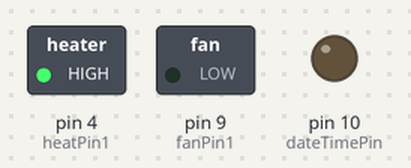
Bench run of a sketch on a simulated Arduino Uno, built with avr-gcc and run on an emulated ATmega328P. Shown: switched loads named in the sketch (green lamp = pin HIGH), output pins drawn as LEDs (lit = HIGH). Pins used as bus, display or sensor lines are not drawn.

Above: at 0.1 s.
At 1.6 s:
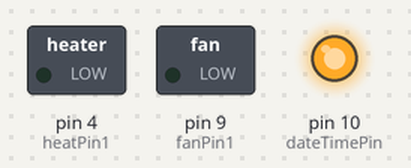
At 2.9 s:
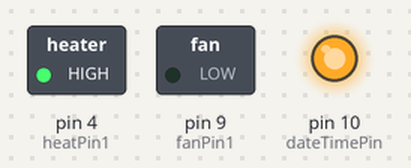
Timing chart, 0 to 4.4 s (numbered marks = the images above):
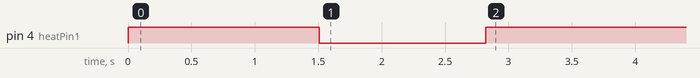

The sketch:

ardruincubator_sketch.ino
```cpp
/*
* Main.cpp
*
* Created: 1/19/2014 6:01:45 PM
*  Author: William Gillaspy
*/


#include <Arduino.h>
#include <SPI.h>
#include <SoftwareSerial.h>
#include <ctype.h>


// These are commands we need to send to HSHT15 to control it
int gTempCmd = 0b00000011;
int gHumidCmd = 0b00000101;

char cmd = 0;
int ack;

// For the clock.
int dateTimePin=10; //chip select
// For hum. temp.
int htDataPin = 2;
int htClockPin = 3;
// Serial Display.
int displayRx = 14;
int displayTx = 15;

int fanPin1 = 9;
int heatPin1 = 4;

int heatValue = 0;

double targetTemp = 90.5;


bool cool= false;
bool coolOn= false;
bool heat= false;
bool heatOn= false;
bool fanOn= false;

SoftwareSerial serial(displayRx, displayTx);

// Initiates a function command to the display
void serCommand() {
	serial.write(0xFE);
}

// Sets the cursor to the given position
// line 1: 0-15, line 2: 16-31, 31+ defaults back to 0
void goTo(int position) {
	if (position < 16) {
		serCommand(); //command flag
		serial.write((position+128));
		} else if (position < 32) {
		serCommand(); //command flag
		serial.write((position+48+128));
		} else {
		goTo(0);
	}
}

// Scrolls the display left by the number of characters passed in, and waits a given
// number of milliseconds between each step
void scrollLeft(int num, int wait) {
	for (int i=0; i<num; i++) {
		serCommand();
		serial.write(0x18);
		delay(wait);
	}
}

// Scrolls the display right by the number of characters passed in, and waits a given
// number of milliseconds between each step
void scrollRight(int num, int wait) {
	for (int i=0; i<num; i++) {
		serCommand();
		serial.write(0x1C);
		delay(wait);
	}
}

// Starts the cursor at the beginning of the first line (convienence method for goTo(0))
void selectLineOne() { //puts the cursor at line 0 char 0.
	serCommand(); //command flag
	serial.write(128); //position
}

// Starts the cursor at the beginning of the second line (convienence method for goTo(16))
void selectLineTwo() { //puts the cursor at line 0 char 0.
	serCommand(); //command flagb
	serial.write(192); //position
}

// Resets the display, undoing any scroll and removing all text
void clearLCD() {
	serCommand();
	serial.write(0x01);
}

// Turns the back light on
void backlightOn() {
	serial.write(124);
	serial.write(157);
}

// Turns the back light off
void backlightOff() {
	serial.write(124);
	serial.write(128);
}

void RTC_init() {
	pinMode(dateTimePin, OUTPUT); // chip select
	// start the SPI library:

	SPI.begin();
	SPI.setBitOrder(MSBFIRST);
	SPI.setDataMode(SPI_MODE3); // both mode 1 & 3 should work
	//set control register
	digitalWrite(dateTimePin, LOW);
	SPI.transfer(0x8E);
	SPI.transfer(0x60); //60= disable Oscillator and Battery SQ wave @1hz, temp compensation, Alarms disabled
	digitalWrite(dateTimePin, HIGH);
	delay(100);
}

//=====================================
void SetTimeDate(int d, int mo, int y, int h, int mi, int s) {
	int TimeDate [7]= { s, mi, h, 0, d, mo, y };
	for (int i=0; i<=6; i++) {
		if (i==3)
		i++;
		int b= TimeDate[i]/10;
		int a= TimeDate[i]-b*10;
		if (i==2) {
			if (b==2) {
				b=B00000010;
				} else if (b==1) {

				b=B00000001;
			}
		}

		TimeDate[i]= a+(b<<4);

		digitalWrite(dateTimePin, LOW);
		SPI.transfer(i+0x80);
		SPI.transfer(TimeDate[i]);
		digitalWrite(dateTimePin, HIGH);
	}
}

void setup() {

	pinMode(fanPin1, OUTPUT);
	pinMode(heatPin1, OUTPUT); // set pin to input

	digitalWrite(heatPin1, HIGH); // turn on pullup resistors (Heat off.)

	serial.begin(9600);

	Serial.begin(9600);

	delay(1000);

	RTC_init();

	//SetTimeDate(24, 1, 14, 15, 45, 0);

	backlightOn();
	clearLCD();


}

//=====================================
String ReadTimeDate() {
	String time = "";

	int TimeDate [7]; //second,minute,hour,null,day,month,year
	for (int i=0; i<=6; i++) {
		TimeDate[i] = 0;
	}

	for (int i=0; i<=6; i++) {

		if (i==3)
		i++;

		digitalWrite(dateTimePin, LOW);
		SPI.transfer(i+0x00);

		unsigned int n = SPI.transfer(0x00);
		digitalWrite(dateTimePin, HIGH);

		int a = n & B00001111;
		if (i==2) {
			int b=(n & B00110000)>>4; //24 hour mode
			if (b==B00000010)
			b=20;
			else if (b==B00000001)
			b=10;
			TimeDate[i]=a+b;
			} else if (i==4) {
			int b=(n & B00110000)>>4;
			TimeDate[i]=a+b*10;
			} else if (i==5) {
			int b=(n & B00010000)>>4;
			TimeDate[i]=a+b*10;
			} else if (i==6) {
			int b=(n & B11110000)>>4;
			TimeDate[i]=a+b*10;
			} else {
			int b=(n & B01110000)>>4;
			TimeDate[i]=a+b*10;
		}
	}

	time.concat("20") ;
	time.concat(String(TimeDate[6], DEC));
	time.concat("-") ;
	if (TimeDate[5] < 10) {
		time.concat("0") ;
	}

	time.concat(String(TimeDate[5], DEC));
	time.concat("-") ;

	if (TimeDate[4] < 10) {
		time.concat("0") ;
	}

	time.concat(String(TimeDate[4], DEC));

	time.concat(" ");

	if (TimeDate[2] < 10) {
		time.concat(" ") ;
	}

	time.concat(String(TimeDate[2], DEC));
	time.concat(":") ;
	if (TimeDate[1] < 10) {
		time.concat("0") ;
	}

	time.concat(String(TimeDate[1], DEC));

	return (time);
}

int shiftIn(int dataPin, int clockPin, int numBits) {
	int ret = 0;
	int i;

	for (i=0; i<numBits; ++i) {
		digitalWrite(clockPin, HIGH);
		delay(10); // I don't know why I need this, but without it I don't get my 8 lsb of temp
		ret = ret*2 + digitalRead(dataPin);
		digitalWrite(clockPin, LOW);
	}

	return (ret);
}

void sendCommandSHT(int command, int dataPin, int clockPin) {
	int ack;

	// Transmission Start
	pinMode(dataPin, OUTPUT);
	pinMode(clockPin, OUTPUT);
	digitalWrite(dataPin, HIGH);
	digitalWrite(clockPin, HIGH);
	digitalWrite(dataPin, LOW);
	digitalWrite(clockPin, LOW);
	digitalWrite(clockPin, HIGH);
	digitalWrite(dataPin, HIGH);
	digitalWrite(clockPin, LOW);

	// The command (3 msb are address and must be 000, and last 5 bits are command)
	shiftOut(dataPin, clockPin, MSBFIRST, command);

	// Verify we get the coorect ack
	digitalWrite(clockPin, HIGH);
	pinMode(dataPin, INPUT);
	ack = digitalRead(dataPin);
	if (ack != LOW)
	serial.println("Ack Error 0");
	digitalWrite(clockPin, LOW);
	ack = digitalRead(dataPin);
	if (ack != HIGH)
	serial.println("Ack Error 1");
}

void waitForResultSHT(int dataPin) {
	int i;
	int ack;

	pinMode(dataPin, INPUT);

	for (i= 0; i < 100; ++i) {
		delay(10);
		ack = digitalRead(dataPin);

		if (ack == LOW)
		break;
	}

	if (ack == HIGH)
	serial.println("Ack Error 2");
}

int getData16SHT(int dataPin, int clockPin) {
	int val;

	// Get the most significant bits
	pinMode(dataPin, INPUT);
	pinMode(clockPin, OUTPUT);
	val = shiftIn(dataPin, clockPin, 8);
	val *= 256;

	// Send the required ack
	pinMode(dataPin, OUTPUT);
	digitalWrite(dataPin, HIGH);
	digitalWrite(dataPin, LOW);
	digitalWrite(clockPin, HIGH);
	digitalWrite(clockPin, LOW);

	// Get the lest significant bits
	pinMode(dataPin, INPUT);
	val |= shiftIn(dataPin, clockPin, 8);

	return val;
}

void skipCrcSHT(int dataPin, int clockPin) {
	// Skip acknowledge to end trans (no CRC)
	pinMode(dataPin, OUTPUT);
	pinMode(clockPin, OUTPUT);

	digitalWrite(dataPin, HIGH);
	digitalWrite(clockPin, HIGH);
	digitalWrite(clockPin, LOW);
}

double readTemp() {
	int val;
	double temp;
	sendCommandSHT(gTempCmd, htDataPin, htClockPin);
	waitForResultSHT(htDataPin);
	val = getData16SHT(htDataPin, htClockPin);
	skipCrcSHT(htDataPin, htClockPin);
	temp = -40.0 + 0.018 * (float)val;
	return temp;
}

void printDouble(double val, unsigned int precision) {
	// prints val with number of decimal places determine by precision
	// NOTE: precision is 1 followed by the number of zeros for the desired number of decimial places
	// example: printDouble( 3.1415, 100); // prints 3.14 (two decimal places)

	Serial.print(int(val)); //prints the int part
	Serial.print("."); // print the decimal point
	unsigned int frac;
	if (val >= 0)
	frac = (val - int(val)) * precision;
	else
	frac = (int(val)- val ) * precision;
	Serial.println(frac, DEC) ;
}

int readHumidity() {

	int val;
	int humid;

	sendCommandSHT(gHumidCmd, htDataPin, htClockPin);
	waitForResultSHT(htDataPin);
	val = getData16SHT(htDataPin, htClockPin);
	skipCrcSHT(htDataPin, htClockPin);

	humid = -4.0 + 0.0405 * val + -0.0000028 * val * val;

	return humid;
}

void turnHeatOn() {

	if (heatValue == 0) {
		heatValue += 100;
		} else if (heatValue < 150) {
		heatValue += 20;
		} else if (heatValue < 200) {
		heatValue += 10;
		} else if (heatValue < 255) {
		heatValue += 5;
	}

	if (heatValue > 255) {
		heatValue = 255;
	}

	analogWrite(heatPin1, heatValue);

	heatOn = true;

}

void turnCoolOn() {
	heatOn = false;
	if (coolOn) {
		return;
	}
	digitalWrite(heatPin1, HIGH);

	fanOn = true;
	coolOn = true;

}

void turnHeatOff() {

	//	heatValue -= 20;
	//
	//	if (heatValue < 0) {
	//	heatValue = 0;
	//	}

	heatValue = 0;

	digitalWrite(heatPin1, heatValue);

	if (heatValue == 0) {
		heatOn = false;
	}

}

String doubleToString(double input,int decimalPlaces){
	if(decimalPlaces!=0){
		String string = String((int)(input*pow(10,decimalPlaces)));
		if(abs(input)<1){
			if(input>0)
			string = "0"+string;
			else if(input<0)
			string = string.substring(0,1)+"0"+string.substring(1);
		}
		return string.substring(0,string.length()-decimalPlaces)+"."+string.substring(string.length()-decimalPlaces);
	}
	else {
		return String((int)input);
	}
}

void loop() {

	String dateTime = ReadTimeDate();

	double temperature = readTemp();

	int humidity = readHumidity();

	selectLineOne();

	serial.print(dateTime);

	selectLineTwo();

	serial.print(" ");

	serial.print(doubleToString(temperature, 2));

	serial.print("F ");

	serial.print(String(humidity, DEC));

	if (temperature < targetTemp) {

		turnHeatOn();
		serial.print("   ");
	}

	if (temperature> targetTemp) {

		turnHeatOff();
		serial.print("   ");

	}


	if (heatValue < 100) {
		serial.print(" ");
	}
	if (heatValue < 10) {
		serial.print(" ");
	}
	if (heatValue <= 0) {
		serial.print("0");

		} else {

		serial.print(String(heatValue, DEC) );
	}

	delay(250);


}
```

Measured:
- by itself, pin 4 (heatPin1): HIGH → LOW at 1.5 s, → HIGH 1.3 s later
